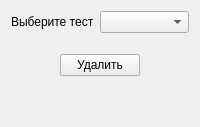
      <widget class="QWidget" name="tab_4">
       <attribute name="title">
        <string>Удалить тест</string>
       </attribute>
       <layout class="QVBoxLayout" name="verticalLayout_3">
        <item>
         <layout class="QHBoxLayout" name="horizontalLayout">
          <item>
           <widget class="QLabel" name="label_4">
            <property name="sizePolicy">
             <sizepolicy hsizetype="Maximum" vsizetype="Preferred">
              <horstretch>0</horstretch>
              <verstretch>0</verstretch>
             </sizepolicy>
            </property>
            <property name="text">
             <string>Выберите тест</string>
            </property>
           </widget>
          </item>
          <item>
           <widget class="QComboBox" name="comboBox_name_tests"/>
          </item>
         </layout>
        </item>
        <item>
         <layout class="QHBoxLayout" name="horizontalLayout_9">
          <property name="topMargin">
           <number>15</number>
          </property>
          <item>
           <spacer name="horizontalSpacer_7">
            <property name="orientation">
             <enum>Qt::Horizontal</enum>
            </property>
            <property name="sizeHint" stdset="0">
             <size>
              <width>40</width>
              <height>20</height>
             </size>
            </property>
           </spacer>
          </item>
          <item>
           <widget class="QPushButton" name="pushButton_delete_test">
            <property name="text">
             <string>Удалить</string>
            </property>
           </widget>
          </item>
          <item>
           <spacer name="horizontalSpacer_8">
            <property name="orientation">
             <enum>Qt::Horizontal</enum>
            </property>
            <property name="sizeHint" stdset="0">
             <size>
              <width>40</width>
              <height>20</height>
             </size>
            </property>
           </spacer>
          </item>
         </layout>
        </item>
        <item>
         <spacer name="verticalSpacer">
          <property name="orientation">
           <enum>Qt::Vertical</enum>
          </property>
          <property name="sizeHint" stdset="0">
           <size>
            <width>20</width>
            <height>40</height>
           </size>
          </property>
         </spacer>
        </item>
       </layout>
      </widget>
